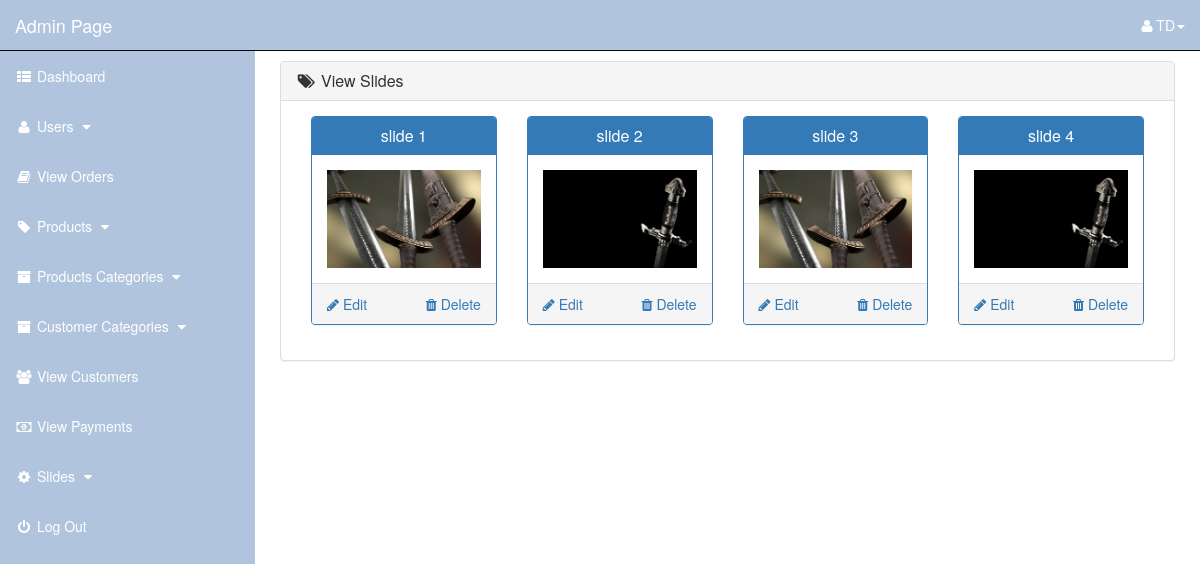
/admin_area/index.php?view_slides (signed in), run on the app's committed database.
### tables this page shows
CREATE TABLE `slider` (
  `slide_id` int(10) NOT NULL,
  `slide_name` varchar(255) NOT NULL,
  `slide_image` text NOT NULL
);

### admin_area/view_slides.php (the view)
<?php
    if(!isset($_SESSION['admin_email'])){
        echo "<script>window.open('login.php','_self')</script>";
    }else{
?>
<div class="row">
    <div class="col-lg-12">
    </div>
</div>
<div class="row">
    <div class="col-lg-12">
        <div class="panel panel-default">
            <div class="panel-heading">
                <h3 class="panel-title">
                    <i class="fa fa-tags fa-fw"></i> View Slides
                </h3>
            </div>
            <div class="panel-body">
                <?php
                    $get_slides = "select * from slider";
                    $run_slides = mysqli_query($con,$get_slides);
                    while($row_slides=mysqli_fetch_array($run_slides)){
                        $slide_id = $row_slides['slide_id'];
                        $slide_name = $row_slides['slide_name'];
                        $slide_image = $row_slides['slide_image'];
                ?>
                <div class="col-lg-3 col-md-3">
                    <div class="panel panel-primary">
                        <div class="panel-heading">
                            <h3 class="panel-title" align="center">
                                <?php echo $slide_name; ?>
                            </h3>
                        </div>
                        <div class="panel-body">
                            <img src="slides_images/<?php echo $slide_image; ?>" alt="<?php echo $slide_name; ?>" class="img-responsive">
                        </div>
                        <div class="panel-footer">
                            <center>
                                <a href="index.php?edit_slide=<?php echo $slide_id; ?>" class="pull-left">
                                 <i class="fa fa-pencil"></i> Edit
                                </a>
                                <a href="index.php?delete_slide=<?php echo $slide_id; ?>" class="pull-right">
                                 <i class="fa fa-trash"></i> Delete
                                </a>
                                <div class="clearfix"></div>
                            </center>
                        </div>
                    </div>
                </div>
                <?php } ?>
            </div>
        </div>
    </div>
</div>
<?php } ?>

### admin_area/includes/sidebar.php (shortened to what this page needs)
<?php
    if(!isset($_SESSION['admin_email'])){
        echo "<script>window.open('../login.php','_self')</script>";
    }else{
?>
<nav class="navbar navbar-inverse navbar-fixed-top">
    <div class="navbar-header">
        <a href="index.php?dashboard" class="navbar-brand">Admin Page</a>
    </div>
    <ul class="nav navbar-right top-nav">
        <li class="dropdown">
            <a href="#" class="dropdown-toggle" data-toggle="dropdown">
                <i class="fa fa-user"></i></i> <?php echo $admin_name;  ?><b class="caret"></b>
            </a>
        </li>
    </ul>
    <div class="collapse navbar-collapse navbar-ex1-collapse">
        <ul class="nav navbar-nav side-nav">
            <li>
                <a href="index.php?dashboard">
                    <i class="fa fa-fw fa-th-list"></i> Dashboard
                </a>
            </li>
            <li>
                <a href="#" data-toggle="collapse" data-target="#users">
                    <i class="fa fa-fw fa-user "></i> Users
                    <i class="fa fa-fw fa-caret-down"></i>
                </a>
            </li>
            <li>
                <a href="index.php?view_orders">
                    <i class="fa fa-fw fa-book"></i> View Orders
                </a>
            </li>
            <li>
                <a href="#" data-toggle="collapse" data-target="#products">
                        <i class="fa fa-fw fa-tag"></i> Products
                        <i class="fa fa-fw fa-caret-down"></i>
                </a>
             </li>
            <li>
                <a href="#" data-toggle="collapse" data-target="#p_cat">
                        <i class="fa fa-fw fa-archive"></i> Products Categories
                        <i class="fa fa-fw fa-caret-down"></i>
                </a>
            </li>
            <li>
                <a href="#" data-toggle="collapse" data-target="#cat">
                        <i class="fa fa-fw fa-archive"></i> Customer Categories
                        <i class="fa fa-fw fa-caret-down"></i>
                </a>
            </li>
            <li>
                <a href="index.php?view_customers">
                    <i class="fa fa-fw fa-users"></i> View Customers
                </a>
            </li>
            <li>
                <a href="index.php?view_payments">
                    <i class="fa fa-fw fa-money"></i> View Payments
                </a>
            </li>
            <li>
                <a href="#" data-toggle="collapse" data-target="#slides">
                        <i class="fa fa-fw fa-gear"></i> Slides
                        <i class="fa fa-fw fa-caret-down"></i>
                </a>
            </li>
            <li>
                <a href="logout.php">
                    <i class="fa fa-fw fa-power-off"></i> Log Out
                </a>
            </li>
        </ul>
    </div>
</nav>
<?php } ?>

### admin_area/css/style.css (style rules this page uses)
.top-nav { 0 15px; }
.navbar { color: #ffffff !important; background-color: #B0C4DE; }
.navbar-header>a { color: #ffffff !important; }
.top-nav>li { float: left; display: inline-block; }
.top-nav>li>a { color: #ffffff !important; line-height: 20px; padding-top: 15px; padding-bottom: 15px; }
@media (min-width: 768px) { .side-nav { position: fixed; top: 51px; bottom: 0; width: 255px; overflow-y: auto; overflow-x: hidden; background-color: #B0C4DE; padding-bottom: 40px; border-radius: 0; } }
@media (min-width: 768px) { .side-nav>li>a { color: #ffffff; width: 255px; } }
.dropdown { margin-right: 15px; }
.side-nav>li>a { color: #ffffff !important; }

### data on the page
slider: slide_name "slide 1", slide_image (picture)
slider: slide_name "slide 2", slide_image (picture)
slider: slide_name "slide 3", slide_image (picture)
slider: slide_name "slide 4", slide_image (picture)

### other printed values
$admin_name "TD"
